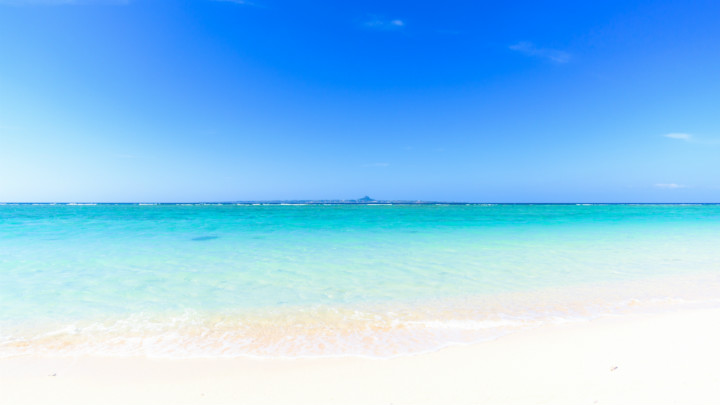
//> input picture src_images/beach_1.jpg, 720 x 405 px
$ ./HW3 src_images/beach_1.jpg   (built with g++ and OpenCV 4)
//> lines starting //> are read from the running program, lines starting //| are printed output that depends on the picture
#include "opencv2/opencv.hpp"
#include <stdio.h>

using namespace std;
using namespace cv;

/* Global variables */
int histSize = 256;
int hist_w = 512;
int hist_h = 400;
int bin_w = cvRound((double)hist_w / histSize);
Mat histImage(hist_h, hist_w, CV_8UC3, Scalar(0, 0, 0));

/* Function */
Mat* CalculateHistogram(Mat);
void DrawHistogram(Mat*, int);
void Compare(Mat*, Mat*);

int main(int argc, char *argv[]){
	char filename[] = "src_images/";
	strcat(filename, argv[1]);
	float data[12];

	Mat dstImage = imread(filename);
//> dstImage is the input picture: 405 rows x 720 cols, CV_8UC3; mean B, G, R 244.2, 201.2, 140.9
	Mat *dst_color_channel;
	dst_color_channel = CalculateHistogram(dstImage);
//> in CalculateHistogram, `split(srcImage, bgr_planes);`:
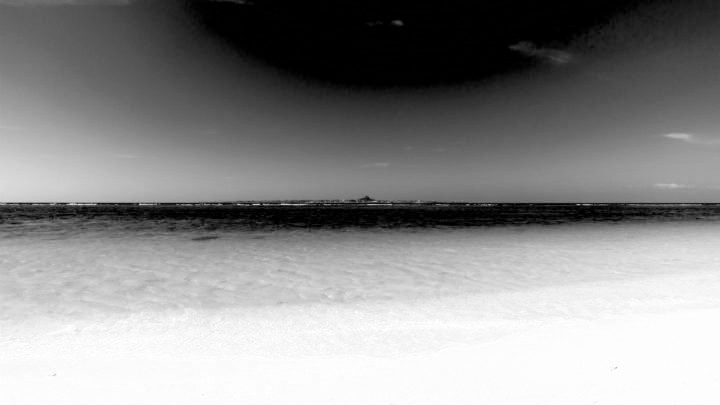
//> bgr_planes[2]: 405 rows x 720 cols, CV_8UC1; min 0, max 255, mean 140.9
//> in CalculateHistogram, `calcHist(&bgr_planes[0], 1, 0, Mat(), b_hist, 1, &histSize, &histRange..`: b_hist = 256 values, max 54755 at index 252, min 0 at index 0, mean 1139.1; histSize = 256
//> in CalculateHistogram, `calcHist(&bgr_planes[1], 1, 0, Mat(), g_hist, 1, &histSize, &histRange..`: g_hist = 256 values, max 14547 at index 253, min 0 at index 0, mean 1139.1
//> in CalculateHistogram, `calcHist(&bgr_planes[2], 1, 0, Mat(), r_hist, 1, &histSize, &histRange..`: r_hist = 256 values, max 20867 at index 0, min 229 at index 255, mean 1139.1
//> in CalculateHistogram, `normalize(b_hist, b_hist, 0, histImage.rows, NORM_MINMAX, -1, Mat());`: b_hist = 256 values, max 400 at index 252, min 0 at index 0, mean 8.32
//> in CalculateHistogram, `normalize(g_hist, g_hist, 0, histImage.rows, NORM_MINMAX, -1, Mat());`: g_hist = 256 values, max 400 at index 253, min 0 at index 0, mean 31.32
//> in CalculateHistogram, `normalize(r_hist, r_hist, 0, histImage.rows, NORM_MINMAX, -1, Mat());`: r_hist = 256 values, max 400 at index 0, min 0 at index 255, mean 17.64
//> in CalculateHistogram, `color_channel[0] = b_hist;`: color_channel has the same summary as b_hist
//> dst_color_channel has the same summary as b_hist in CalculateHistogram

	Mat srcImages[12];
	srcImages[0]  = imread("src_images/beach_1.jpg");
	srcImages[1]  = imread("src_images/mountain_1.jpg");
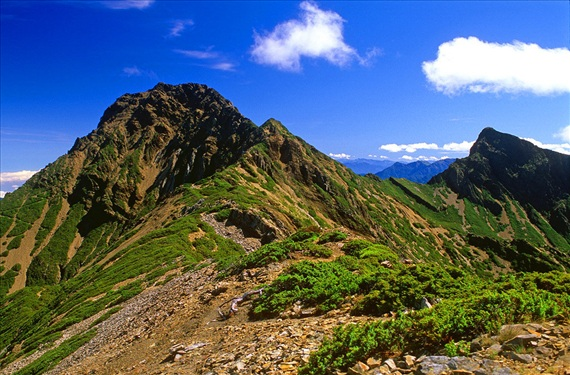
//> input picture src_images/mountain_1.jpg, 570 x 375 px
//> srcImages[1] is the input picture: 375 rows x 570 cols, CV_8UC3; mean B, G, R 110.6, 99.9, 83.9
	srcImages[2]  = imread("src_images/restaurant_1.jpg");
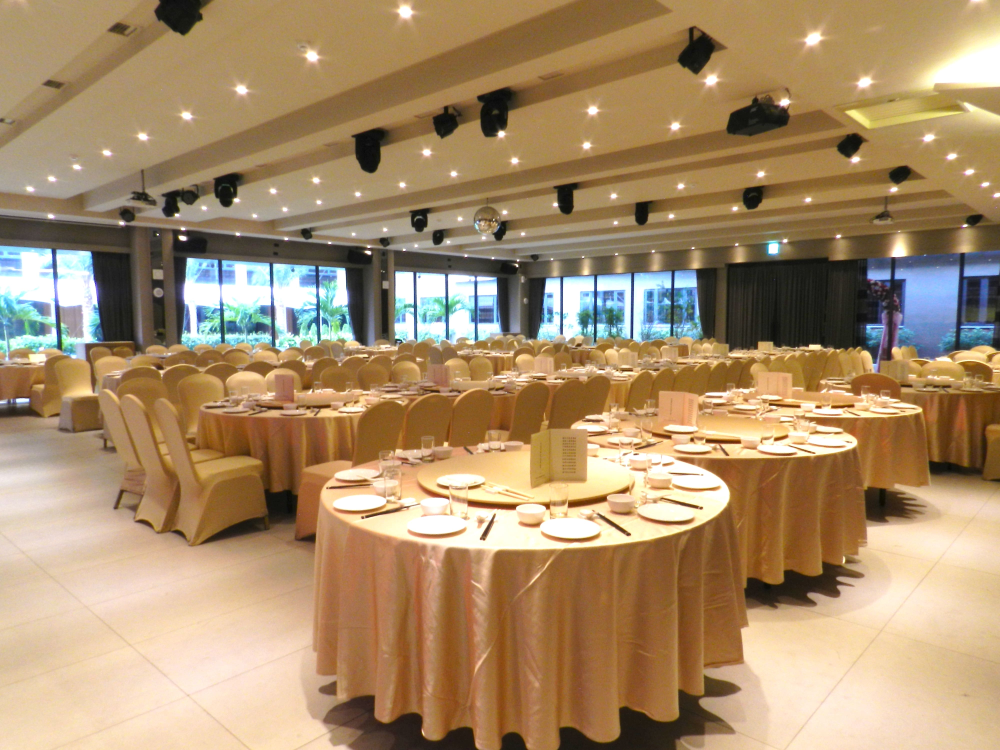
//> input picture src_images/restaurant_1.jpg, 4000 x 3000 px (shown at 1/4 size)
//> srcImages[2] is the input picture: 3000 rows x 4000 cols, CV_8UC3; mean B, G, R 106.5, 141, 168
	srcImages[3]  = imread("src_images/road_1.jpg");
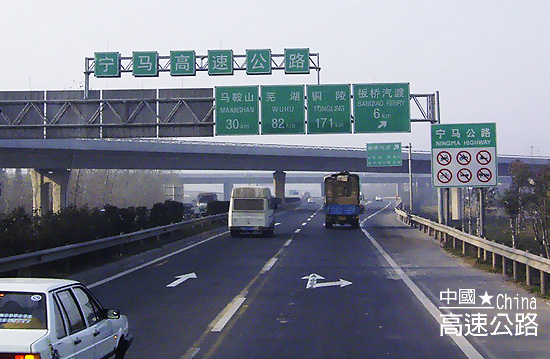
//> input picture src_images/road_1.jpg, 550 x 359 px
//> srcImages[3] is the input picture: 359 rows x 550 cols, CV_8UC3; mean B, G, R 139.9, 127, 122

	srcImages[4]  = imread("src_images/beach_2.jpg");
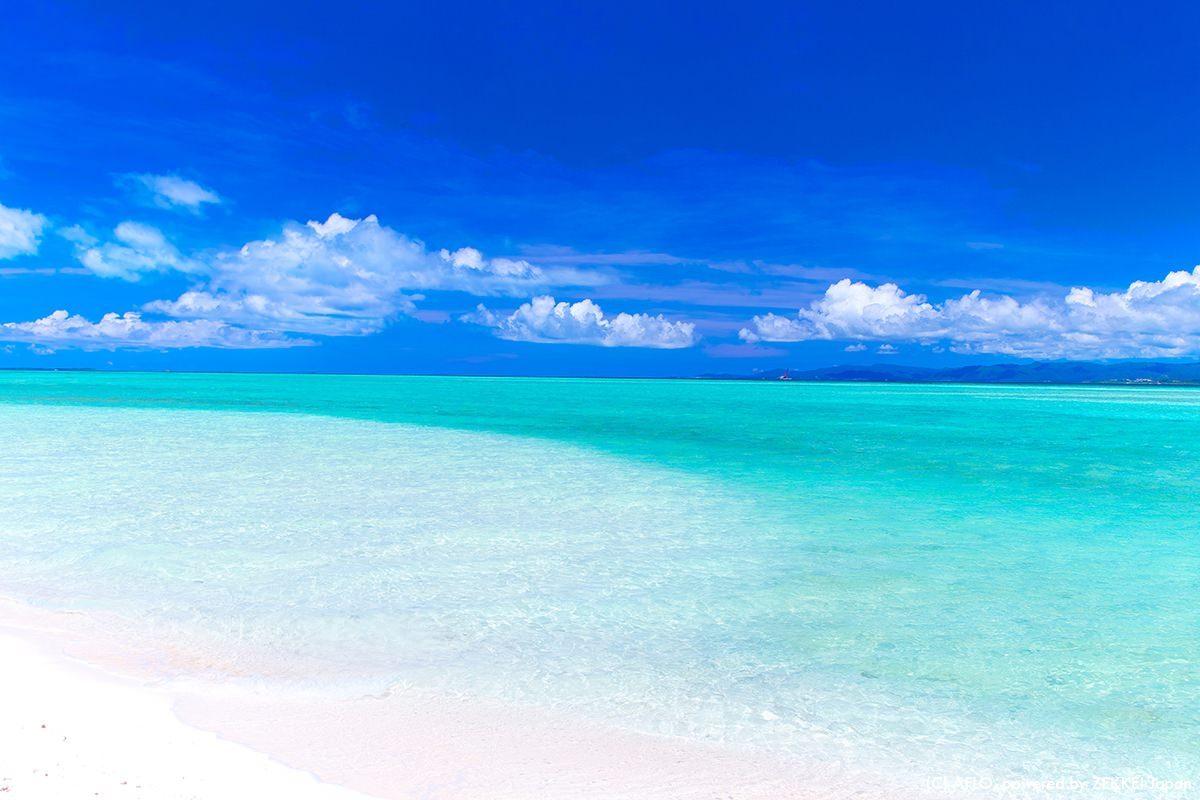
//> input picture src_images/beach_2.jpg, 1200 x 800 px
//> srcImages[4] is the input picture: 800 rows x 1200 cols, CV_8UC3; mean B, G, R 231.4, 172.6, 97.9
	srcImages[5]  = imread("src_images/mountain_2.jpg");
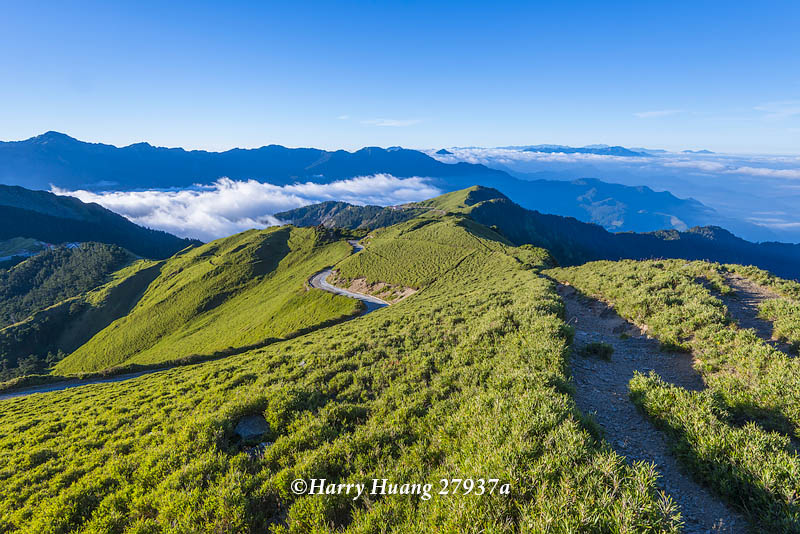
//> input picture src_images/mountain_2.jpg, 800 x 534 px
//> srcImages[5] is the input picture: 534 rows x 800 cols, CV_8UC3; mean B, G, R 128.7, 131.1, 101.7
	srcImages[6]  = imread("src_images/restaurant_2.jpg");
//> restaurant_2.jpg cannot be read in this run, so this picture is empty
	srcImages[7]  = imread("src_images/road_2.jpg");
//> road_2.jpg cannot be read in this run, so this picture is empty

	srcImages[8]  = imread("src_images/beach_3.jpg");
//> beach_3.jpg cannot be read in this run, so this picture is empty
	srcImages[9]  = imread("src_images/mountain_3.jpg");
//> mountain_3.jpg cannot be read in this run, so this picture is empty
	srcImages[10] = imread("src_images/restaurant_3.jpg");
//> restaurant_3.jpg cannot be read in this run, so this picture is empty
	srcImages[11] = imread("src_images/road_3.jpg");
//> road_3.jpg cannot be read in this run, so this picture is empty

	Mat *color_channel;

	/* Calculate and Draw Histogram */
	for(int i=0; i<12; i++){
		color_channel = CalculateHistogram(srcImages[i]);
		DrawHistogram(color_channel, i);
		Compare(color_channel, dst_color_channel);
	}

	// cout << *(color_channel+2) << endl;

	waitKey(0);
	return 0;
}

/* Calculate Histogram */
Mat* CalculateHistogram(Mat srcImage){
	vector<Mat> bgr_planes;
	float rangeSize = 256;
	float range[] = {0, 256};
	const float* histRange = {range};
	bool uniform = true;
	bool accumulate = false;
	Mat b_hist, g_hist, r_hist;

	/* Split to three single-channel image and calculate the Histogram */
	split(srcImage, bgr_planes);
//> (the run ends here: the program stops with an error, at `calcHist(&bgr_planes[0], 1, 0, Mat(), b_hist, 1, &histSize, &histRange..`)
